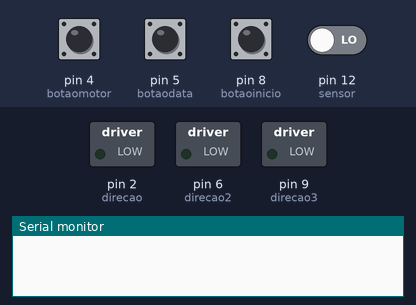
Bench run of a sketch on a simulated Arduino Uno, built with avr-gcc and run on an emulated ATmega328P. Shown: switched loads named in the sketch (green lamp = pin HIGH), the last lines printed to the serial monitor. Dashed ring = blinking. Inputs (shaded band) come from the test bench; at power-on: pin 4 (botaomotor), pin 5 (botaodata), pin 8 (botaoinicio) HIGH, pin 12 (sensor) LOW. Pins used as bus, display or sensor lines are not drawn.

Above: at 1.2 s.
1.3 s: pin 8 (botaoinicio) pulled LOW for 0.15 s
At 4.3 s:
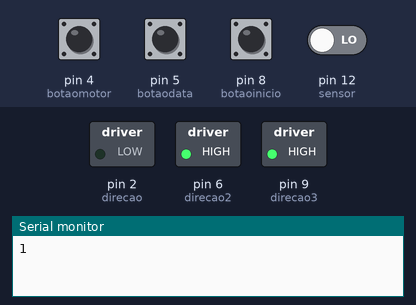
4.4 s: pin 8 (botaoinicio) pulled LOW for 1 s
At 5.86 s:
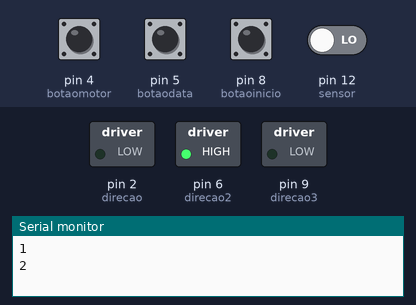
8.4 s: pin 5 (botaodata) pulled LOW for 1 s
At 10.4 s:
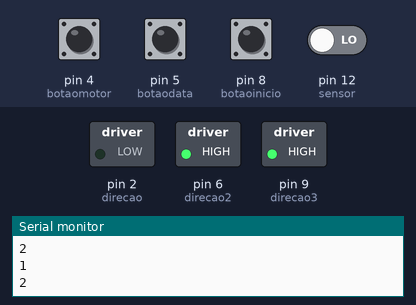
Timing chart, 0 to 11.9 s (numbered marks = the images above; inputs shaded):
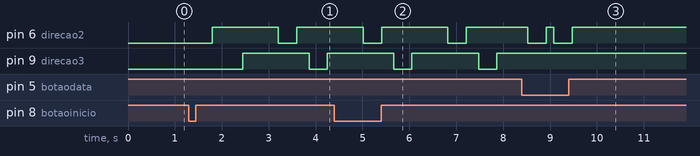

The sketch:

prog_datadora.ino
```cpp
#define direcao 2
#define steppin 3
#define sensor 12
#define botaomotor 4
#define botaodata 5
#define botaoinicio 8
#define direcao2 6
#define steppin2 7
#define direcao3 9
#define steppin3 10
int vezes=0;

void setup() {
  pinMode(steppin,OUTPUT);
  pinMode(direcao,OUTPUT);
  pinMode(sensor,INPUT);
  pinMode(botaomotor,INPUT_PULLUP);
  pinMode(botaodata,INPUT_PULLUP);
  pinMode(botaoinicio,INPUT_PULLUP);
  Serial.begin(9600);
  pinMode(steppin2,OUTPUT);
  pinMode(direcao2,OUTPUT);
  pinMode(steppin3,OUTPUT);
  pinMode(direcao3,OUTPUT);

}

void loop(){
 vezes=0  ;
 if(digitalRead(botaomotor)==LOW){
  digitalWrite(direcao,LOW);
digitalWrite(steppin,HIGH);
delayMicroseconds(80);
digitalWrite(steppin,LOW);
delayMicroseconds(80);
  }
 if(digitalRead(botaodata)==LOW){
  digitalWrite(direcao2,LOW);
for(int x=0;x<=540;x++){
digitalWrite(steppin2,HIGH);
delayMicroseconds(250);
digitalWrite(steppin2,LOW);
delayMicroseconds(250);
}
delay(120);
digitalWrite(direcao2,HIGH);
for(int x=0;x<=540;x++){
digitalWrite(steppin2,HIGH);
delayMicroseconds(150);
digitalWrite(steppin2,LOW);
delayMicroseconds(150);
}
 }

if(digitalRead(botaoinicio)==LOW){


while(vezes<2){


digitalWrite(direcao,LOW);
for(int x=0;x<20000;x++){
digitalWrite(steppin,LOW);
delayMicroseconds(100);
digitalWrite(steppin,HIGH);
delayMicroseconds(100);
if(digitalRead(sensor)==0){
  break;
}
}
delay(100);
 digitalWrite(direcao2,LOW);
for(int x=0;x<=540;x++){
digitalWrite(steppin2,HIGH);
delayMicroseconds(250);
digitalWrite(steppin2,LOW);
delayMicroseconds(250);
}
delay(120);
digitalWrite(direcao2,HIGH);
for(int x=0;x<=540;x++){
digitalWrite(steppin2,HIGH);
delayMicroseconds(150);
digitalWrite(steppin2,LOW);
delayMicroseconds(150);
}
delay(100);
digitalWrite(direcao3,LOW);
for(int x=0;x<=600;x++){
digitalWrite(steppin3,HIGH);
delayMicroseconds(200);
digitalWrite(steppin3,LOW);
delayMicroseconds(200);
}
delay(100);
for(int x=0;x<180;x++){
digitalWrite(steppin,HIGH);
delayMicroseconds(100);
digitalWrite(steppin,LOW);
delayMicroseconds(100);
}

digitalWrite(direcao3,HIGH);
for(int x=0;x<=600;x++){
digitalWrite(steppin3,HIGH);
delayMicroseconds(200);
digitalWrite(steppin3,LOW);
delayMicroseconds(200);
}


for(int x=0;x<2000;x++){
digitalWrite(steppin,HIGH);
delayMicroseconds(100);
digitalWrite(steppin,LOW);
delayMicroseconds(100);
}
vezes++;
Serial.println(vezes);
}
}
}
```

Measured:
- after the input at 1.3 s, pin 6 (direcao2): LOW → HIGH after 0.49 s, → LOW 1.4 s later, → HIGH 0.39 s later; pin 9 (direcao3): LOW → HIGH after 1.1 s, → LOW 1.4 s later, → HIGH 0.38 s later
- after the input at 4.4 s, pin 6 (direcao2): alternates HIGH for 1.4 s and LOW for 0.39 s, starting after 0.61 s; pin 9 (direcao3): alternates HIGH for 1.4 s and LOW for 0.38 s, starting after 1.3 s
- after the input at 8.4 s, pin 6 (direcao2): alternates HIGH for 0.17 s and LOW for 0.39 s, 4 changes in all, then stays HIGH, starting after 0.12 s
